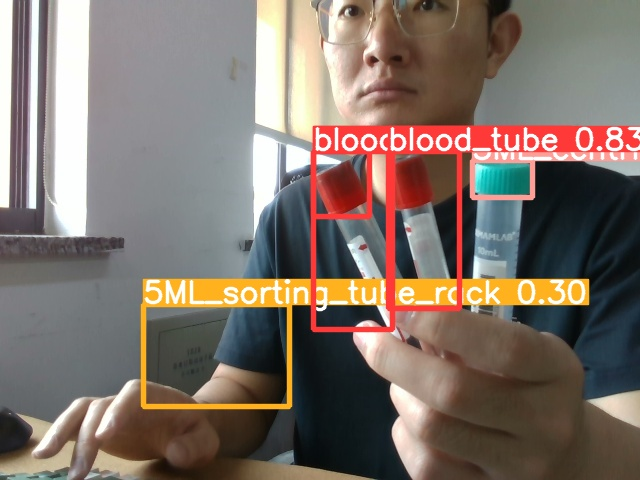
#> input picture runs/detect/exp19/color_image_20241014-112404.jpg, 640 x 480 px, found by its file name
$ python yolov9_center_capture.py
#> lines starting #> are read from the running program, lines starting #| are printed output that depends on the picture; after the words box and inside, x2 and y2 are one past the last pixel; in counts of white or black regions, pixels touching at a corner belong together
import cv2

# 加载图片
image_path = r'E:\ABB\AI\yolov9\runs\detect\exp19\color_image_20241014-112404.jpg'
image = cv2.imread(image_path)
#> image is the input picture: shape (480, 640, 3); mean B, G, R 105.3, 114.1, 127.3

# 转换为灰度图像并应用边缘检测
gray = cv2.cvtColor(image, cv2.COLOR_BGR2GRAY)
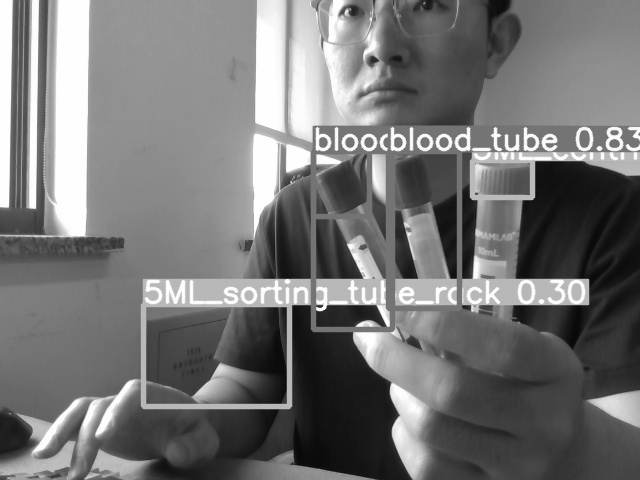
#> gray: shape (480, 640); min 6, max 255, mean 117
blurred = cv2.GaussianBlur(gray, (5, 5), 0)
edges = cv2.Canny(blurred, 50, 150)
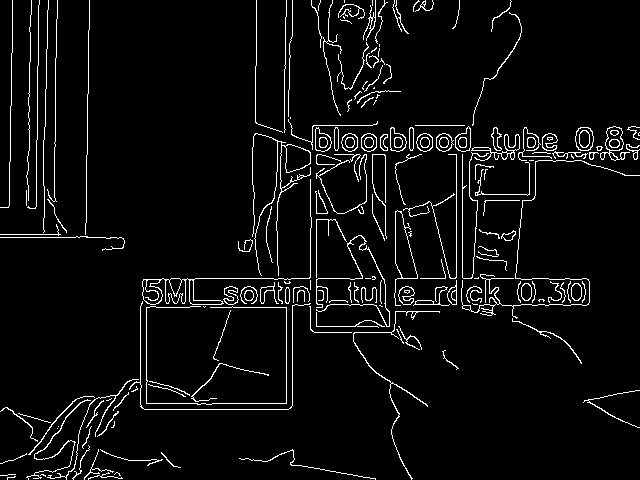
#> edges: shape (480, 640); 4.9% white in thin lines or dots

# 查找轮廓
contours, _ = cv2.findContours(edges, cv2.RETR_EXTERNAL, cv2.CHAIN_APPROX_SIMPLE)
#> contours = 177 contours, 129 with area under 20; largest, box (x1, y1, x2, y2) and area: (142, 179, 312, 305) 1026, (394, 210, 418, 306) 881, (252, 133, 311, 276) 582, (600, 126, 630, 161) 442, (575, 127, 594, 151) 350

# 遍历找到的轮廓
for contour in contours:
    # 获取轮廓的边界框
    x, y, w, h = cv2.boundingRect(contour)

    # 计算中心点
    center_x = x + w // 2
    center_y = y + h // 2

    # 在图片上绘制边界框和中心点
    cv2.rectangle(image, (x, y), (x + w, y + h), (0, 255, 0), 2)
    cv2.circle(image, (center_x, center_y), 5, (255, 0, 0), -1)

    # 输出中心点坐标
    print(f"目标框中心点: ({center_x}, {center_y})")
#> this loop made 177 passes
#> (x, y, w, h, center_x, center_y) on passes 1 to 3: (7, 476, 9, 4, 11, 478), (40, 474, 6, 3, 43, 475), (0, 474, 16, 2, 8, 475)
#| 目标框中心点: (11, 478)
#| 目标框中心点: (43, 475)
#| 目标框中心点: (8, 475)
#| 目标框中心点: (117, 474)
#| 目标框中心点: (105, 476)
#| 目标框中心点: (13, 458)
#| 目标框中心点: (171, 460)
#| 目标框中心点: (307, 464)
#> (further printed lines are left out)
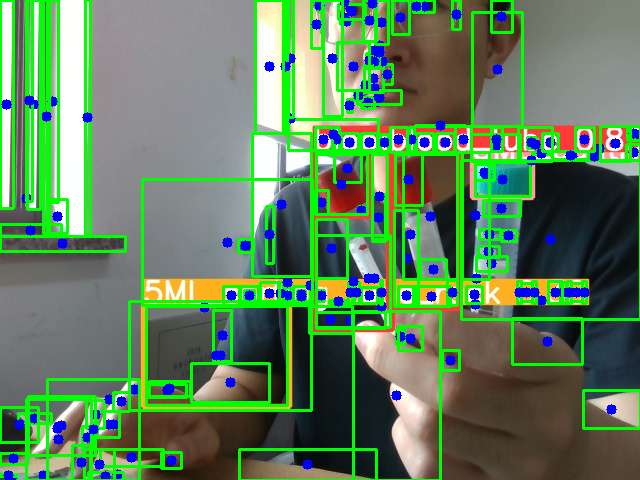
#> image: shape (480, 640, 3); 19.1% of pixels changed, all inside (x1, y1, x2, y2) = (0, 0, 640, 480)

# 显示图片并保存结果
cv2.imshow("Detected Image", image)
cv2.imwrite('/mnt/data/detected_image_with_centers.jpg', image)
cv2.waitKey(0)
cv2.destroyAllWindows()
